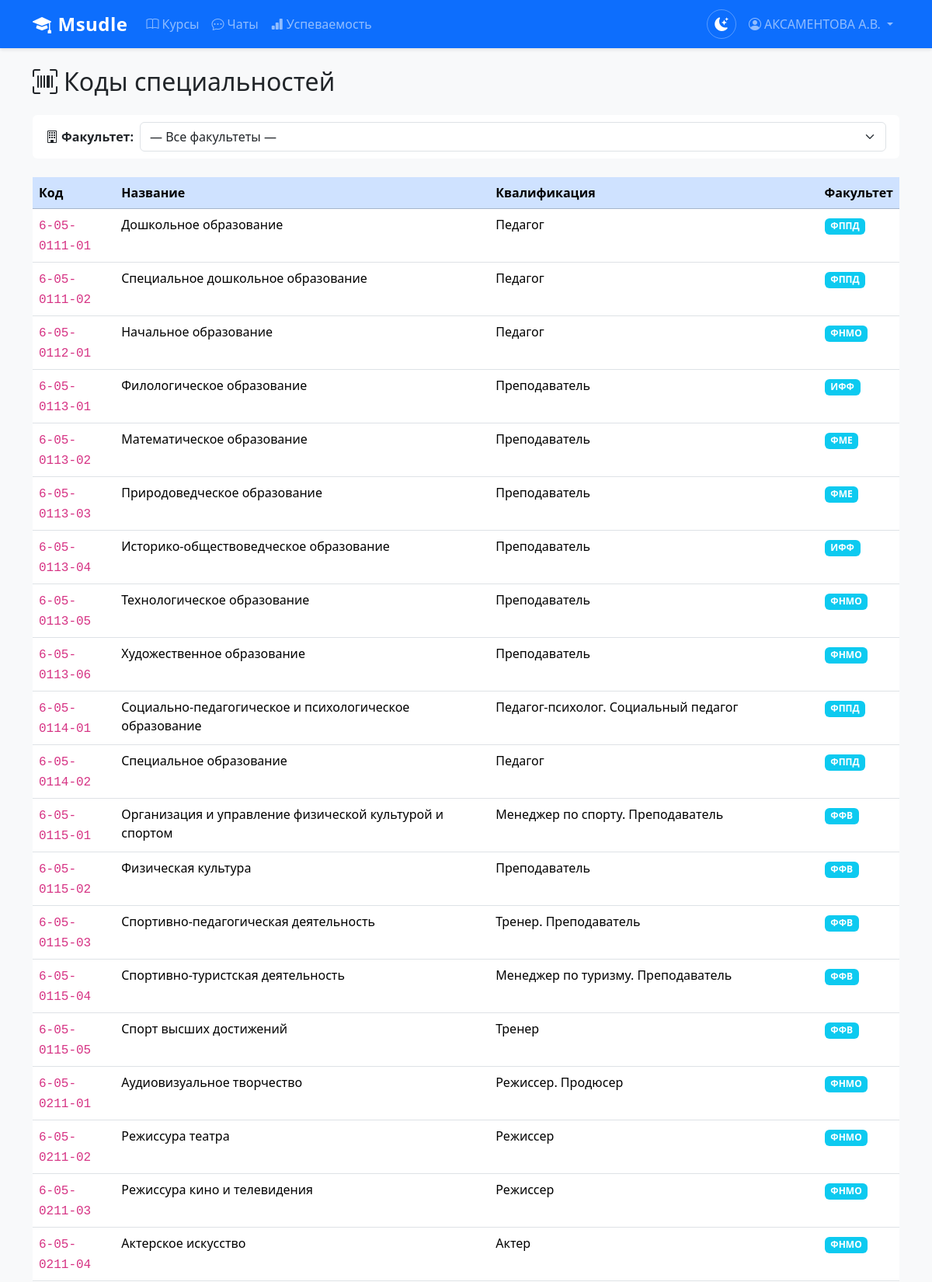
Screenshot of /umo/ (signed in, upper part) with the database file from the repository.
### students/models.py (models this page shows, shortened)
class Student(models.Model):
    fio = models.CharField(max_length=300, verbose_name='ФИО')
    group = models.ForeignKey(
        StudentGroup,
        on_delete=models.CASCADE,
        related_name='students',
        verbose_name='Группа',
        null=True,
        blank=True,
    )
    login = models.CharField(
        max_length=100,
        unique=True,
        verbose_name='Логин',
        help_text='Используется для входа в систему',
        default='',
    )
    record_book_number = models.CharField(
        max_length=50,
        blank=True,
        default='',
        verbose_name='Номер зачётной книжки',
        help_text='Необязательное поле',
    )
    password = models.CharField(max_length=128, verbose_name='Пароль (хэш)', default='')
    last_login = models.DateTimeField(null=True, blank=True, verbose_name='Последний вход')
    class Meta:
        verbose_name = 'Студент'
        verbose_name_plural = 'Студенты'
    @property
    def is_authenticated(self):
        return True

### umo/models.py (models this page shows, shortened)
class Shifr(models.Model):
    code = models.CharField(max_length=20, verbose_name='Код', help_text='Пример: 6-05-0612-01, 1-40-01-01')
    name = models.CharField(max_length=300, null=True, blank=True, verbose_name='Название')
    qualification = models.CharField(max_length=300, null=True, blank=True, verbose_name='Квалификация')
    faculty = models.ForeignKey(
        Faculty,
        on_delete=models.SET_NULL,
        null=True,
        blank=True,
        related_name='shifrs',
        verbose_name='Факультет',
        help_text='Факультет, к которому относится данный код специальности',
    )
    class Meta:
        verbose_name = 'Код специальности'
        verbose_name_plural = 'Коды специальностей'

### structure/models.py (models this page shows, shortened)
class Faculty(models.Model):
    university = models.ForeignKey(
        University,
        on_delete=models.CASCADE,
        related_name='faculties',
        verbose_name='Университет',
    )
    full_name = models.CharField(max_length=500, verbose_name='Полное наименование')
    short_name = models.CharField(max_length=100, verbose_name='Краткое наименование')
    identifier = models.CharField(
        max_length=50,
        unique=True,
        null=True,
        blank=True,
        verbose_name='Идентификатор',
        help_text='Для внутренних нужд, не отображается в интерфейсе',
    )
    dean = models.ForeignKey(
        User,
        on_delete=models.SET_NULL,
        null=True,
        blank=True,
        related_name='faculties_as_dean',
        verbose_name='Декан',
    )
    group_numbers = models.CharField(
        max_length=200,
        null=True,
        blank=True,
        verbose_name='Номера групп',
        help_text='Через запятую: первые цифры номеров групп этого факультета, например: 1,2,3',
    )
    class Meta:
        verbose_name = 'Факультет'
        verbose_name_plural = 'Факультеты'
    def __init__(self, *args, **kwargs):
        super().__init__(*args, **kwargs)
        self._initial_dean = self.dean if self.pk else None

### umo/views.py (the view)
# urls.py: path('', views.shifr_list, name='shifr_list'),
def shifr_list(request):
    faculty_id = request.GET.get('faculty', '')
    faculties = Faculty.objects.all()
    shifrs = Shifr.objects.select_related('faculty').order_by('code')
    if faculty_id:
        shifrs = shifrs.filter(faculty_id=faculty_id)
    return render(request, 'umo/shifr_list.html', {
        'shifrs': shifrs,
        'faculties': faculties,
        'selected_faculty': int(faculty_id) if faculty_id else None,
    })

### accounts/templatetags/short_name.py (called while the page is built)
@register.filter
def short_name(value):
    if value is None:
        return ''
    if hasattr(value, 'last_name') and hasattr(value, 'first_name'):
        last = value.last_name
        first = value.first_name
        initials = ''.join(p[0].upper() + '.' for p in first.split() if p) if first else ''
        return f'{last} {initials}'.strip() if last else value.get_username()
    if hasattr(value, 'fio'):
        parts = value.fio.strip().split()
        if len(parts) >= 2:
            last = parts[0]
            initials = ''.join(p[0].upper() + '.' for p in parts[1:])
            return f'{last} {initials}'
        return value.fio
    return str(value)

### templates/umo/shifr_list.html (shortened to what this page needs)
{% extends "base.html" %}
{% block content %}
<div class="container mt-4">
    <div class="d-flex justify-content-between align-items-center mb-4">
        <h2 class="mb-0">
            <i class="bi bi-upc-scan me-2"></i>Коды специальностей
        </h2>
    </div>
    <div class="card mb-4">
        <div class="card-body py-2">
            <form method="get" class="row g-2 align-items-center">
                <div class="col-auto">
                    <label for="facultyFilter" class="col-form-label fw-semibold">
                        <i class="bi bi-building me-1"></i>Факультет:
                    </label>
                </div>
                <div class="col-auto flex-grow-1">
                    <select name="faculty" id="facultyFilter" class="form-select" onchange="this.form.submit()">
                        <option value="">— Все факультеты —</option>
                    </select>
                </div>
            </form>
        </div>
    </div>
    {% if shifrs %}
    <div class="table-responsive">
        <table class="table table-hover">
            <thead class="table-primary">
                <tr>
                    <th>Код</th>
                    <th>Название</th>
                    <th>Квалификация</th>
                    <th>Факультет</th>
                </tr>
            </thead>
            <tbody>
                {% for shifr in shifrs %}
                <tr>
                    <td><code class="fs-6">{{ shifr.code }}</code></td>
                    <td>{{ shifr.name|default:"—" }}</td>
                    <td>{{ shifr.qualification|default:"—" }}</td>
                    <td>
                        {% if shifr.faculty %}
                        <span class="badge bg-info">{{ shifr.faculty.short_name|default:shifr.faculty.full_name }}</span>
                        {% else %}
                        <span class="text-muted">—</span>
                        {% endif %}
                    </td>
                </tr>
                {% endfor %}
            </tbody>
        </table>
    </div>
    {% else %}
    <div class="text-center py-5 text-muted">
        <i class="bi bi-upc-scan" style="font-size: 3rem;"></i>
        <p class="mt-3 fs-5">Коды не найдены</p>
    </div>
    {% endif %}
</div>
{% endblock %}

### templates/base.html (shortened to what this page needs)
{% load static %}{% load short_name %}
<!DOCTYPE html>
<html lang="ru">
<head>
    <link href="{% static 'css/bootstrap.min.css' %}" rel="stylesheet">
    <link href="{% static 'css/bootstrap-icons.css' %}" rel="stylesheet">
    <link href="{% static 'css/main.css' %}" rel="stylesheet">
</head>
<body>
    <nav class="navbar navbar-expand-lg navbar-dark bg-primary">
        <div class="container">
            <a class="navbar-brand" href="{% url 'index' %}">
                <i class="bi bi-mortarboard-fill me-2"></i>Msudle
            </a>
            <div class="collapse navbar-collapse" id="navbarNav">
                <ul class="navbar-nav me-auto">
                    <li class="nav-item">
                        <a class="nav-link" href="{% url 'dashboard' %}">
                            <i class="bi bi-book me-1"></i>Курсы
                        </a>
                    </li>
                    {% if user.is_authenticated %}
                    <li class="nav-item">
                        <a class="nav-link" href="{% url 'chat:list' %}">
                            <i class="bi bi-chat-dots me-1"></i>Чаты
                        </a>
                    </li>
                    {% endif %}
                    {% if user.is_authenticated and user.fio|default:'' %}
                    <li class="nav-item">
                        <a class="nav-link" href="{% url 'student_home' %}">
                            <i class="bi bi-bar-chart-fill me-1"></i>Успеваемость
                        </a>
                    </li>
                    {% endif %}
                </ul>
                <ul class="navbar-nav">
                    <li class="nav-item d-flex align-items-center">
                        <button class="theme-toggle" id="themeToggle" title="Переключить тему">
                            <i class="bi bi-moon-stars-fill"></i>
                        </button>
                    </li>
                    {% if user.is_authenticated %}
                        {% if user.fio|default:'' %}
                            <li class="nav-item dropdown">
                                <a class="nav-link dropdown-toggle" href="#" id="userDropdown" role="button"
                                   data-bs-toggle="dropdown" aria-expanded="false">
                                    <i class="bi bi-person-circle me-1"></i>{{ user|short_name }}
                                </a>
                            </li>
                        {% endif %}
                    {% endif %}
                </ul>
            </div>
        </div>
    </nav>
    <main>
        {% block content %}{% endblock %}
    </main>
</body>
</html>

### static/css/main.css (style rules this page uses)
:root { --bg-body: #f8f9fa; --bg-card: #ffffff; --text-primary: #212529; --text-muted: #6c757d; --border-card: transparent; --shadow-card: 0 0.5rem 1rem rgba(0, 0, 0, 0.15); --bg-light-section: #f8f9fa; --footer-bg: #212529; --hero-bg: #0d6efd; --navbar-bg: #0d6efd; --input-bg: #ffffff; --input-border: #dee2e6; --input-text: #212529; --dropdown-bg: #ffffff; --dropdown-text: #212529; --dropdown-hover: #f8f9fa; --text-white: #ffffff; }
body { font-family: 'Segoe UI', Tahoma, Geneva, Verdana, sans-serif; display: flex; flex-direction: column; min-height: 100vh; background-color: var(--bg-body); color: var(--text-primary); transition: background-color 0.3s ease, color 0.3s ease; }
main { flex: 1; }
.card { transition: transform 0.3s ease, box-shadow 0.3s ease, background-color 0.3s ease; background-color: var(--bg-card); border-color: var(--border-card); color: var(--text-primary); }
.navbar { box-shadow: 0 2px 4px rgba(0, 0, 0, 0.1); }
.navbar.bg-primary { background-color: var(--navbar-bg) !important; transition: background-color 0.3s ease; }
.navbar-brand { font-size: 1.5rem; font-weight: 700; letter-spacing: 0.5px; }
.theme-toggle { background: none; border: 1px solid rgba(255,255,255,0.3); color: #fff; border-radius: 50%; width: 38px; height: 38px; display: flex; align-items: center; justify-content: center; cursor: pointer; transition: background-color 0.2s ease, border-color 0.2s ease; margin-left: auto; margin-right: 8px; }
.theme-toggle i { font-size: 1.1rem; }

### rows the page displays
Student: fio "АКСАМЕНТОВА А.В."
Shifr: code "6-05-0111-01", name "Дошкольное образование", qualification "Педагог", faculty.short_name "ФППД"
Shifr: code "6-05-0111-02", name "Специальное дошкольное образование", qualification "Педагог", faculty.short_name "ФППД"
Shifr: code "6-05-0112-01", name "Начальное образование", qualification "Педагог", faculty.short_name "ФНМО"
Shifr: code "6-05-0113-01", name "Филологическое образование", qualification "Преподаватель", faculty.short_name "ИФФ"
Shifr: code "6-05-0113-02", name "Математическое образование", qualification "Преподаватель", faculty.short_name "ФМЕ"
Shifr: code "6-05-0113-03", name "Природоведческое образование", qualification "Преподаватель", faculty.short_name "ФМЕ"
Shifr: code "6-05-0113-04", name "Историко-обществоведческое образование", qualification "Преподаватель", faculty.short_name "ИФФ"
Shifr: code "6-05-0113-05", name "Технологическое образование", qualification "Преподаватель", faculty.short_name "ФНМО"
Shifr: code "6-05-0113-06", name "Художественное образование", qualification "Преподаватель", faculty.short_name "ФНМО"
Shifr: code "6-05-0114-01", name "Социально-педагогическое и психологическое образование", qualification "Педагог-психолог. Социальный педагог", faculty.short_name "ФППД"
Shifr: code "6-05-0114-02", name "Специальное образование", qualification "Педагог", faculty.short_name "ФППД"
Shifr: code "6-05-0115-01", name "Организация и управление физической культурой и спортом", qualification "Менеджер по спорту. Преподаватель", faculty.short_name "ФФВ"
Shifr: code "6-05-0115-02", name "Физическая культура", qualification "Преподаватель", faculty.short_name "ФФВ"
Shifr: code "6-05-0115-03", name "Спортивно-педагогическая деятельность", qualification "Тренер. Преподаватель", faculty.short_name "ФФВ"
Shifr: code "6-05-0115-04", name "Спортивно-туристская деятельность", qualification "Менеджер по туризму. Преподаватель", faculty.short_name "ФФВ"
Shifr: code "6-05-0115-05", name "Спорт высших достижений", qualification "Тренер", faculty.short_name "ФФВ"
Shifr: code "6-05-0211-01", name "Аудиовизуальное творчество", qualification "Режиссер. Продюсер", faculty.short_name "ФНМО"
Shifr: code "6-05-0211-02", name "Режиссура театра", qualification "Режиссер", faculty.short_name "ФНМО"
Shifr: code "6-05-0211-03", name "Режиссура кино и телевидения", qualification "Режиссер", faculty.short_name "ФНМО"
Shifr: code "6-05-0211-04", name "Актерское искусство", qualification "Актер", faculty.short_name "ФНМО"
